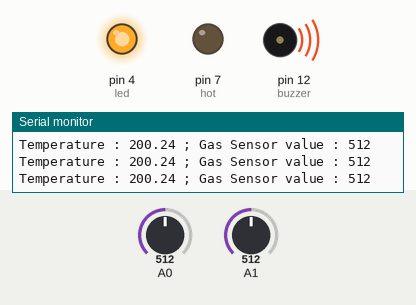
A sketch run on a simulated Arduino Uno, built with avr-gcc and run on an emulated ATmega328P. On the bench: output pins drawn as LEDs (lit = HIGH), buzzer (waves = sounding, pin HIGH), the last lines printed to the serial monitor. The test bench sets the inputs (shaded band); at power-on: A1 = 512, A0 = 512. Pins used as bus, display or sensor lines are not drawn.

Above: at 1.2 s.
1.3 s: A1 set to 198
4.3 s: A1 set to 171
At 5.4 s:
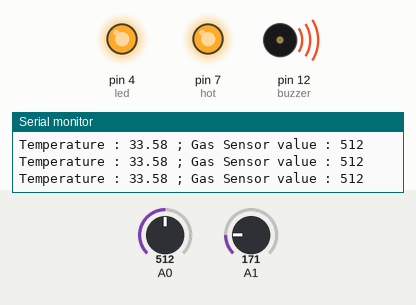
5.8 s: A0 set to 47
8.8 s: A0 set to 39
At 9.2 s:
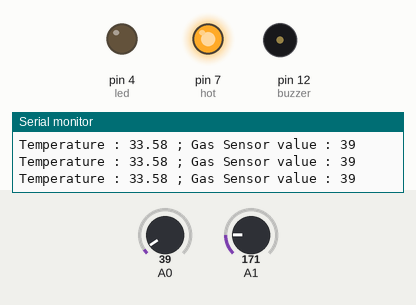
10.3 s: A1 set to 511
At 10.8 s:
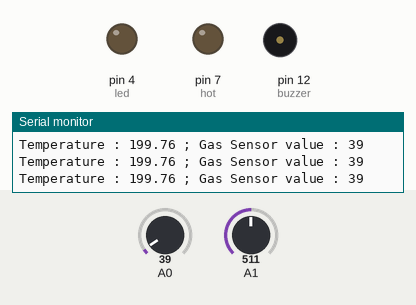
11.8 s: A1 set to 32
At 12.6 s:
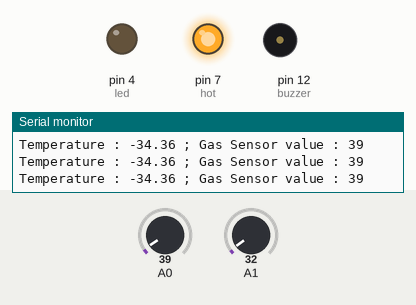
Timing chart, 0 to 14.8 s (numbered marks = the images above; inputs shaded):
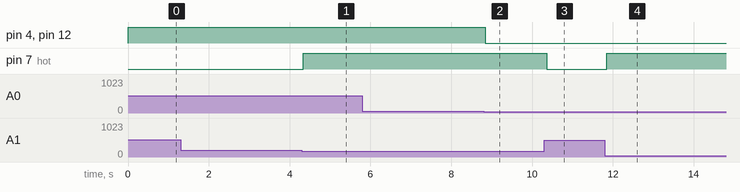

Measured:
- the behaviour switches between 185 and 184 on A1 (found by bisection; images 0 and 1)
- the behaviour switches between 42 and 41 on A0 (found by bisection; images 1 and 2)
- after the input at 4.3 s, pin 7 (hot): LOW → HIGH at once
- after the input at 8.8 s, pin 4 (led), pin 12 (buzzer): HIGH → LOW at once
- after the input at 10.3 s, pin 7 (hot): HIGH → LOW after 0.06 s
- after the input at 11.8 s, pin 7 (hot): LOW → HIGH after 0.05 s

The sketch:

saurabh_project2.ino
```cpp
/*
Saurabh Salvi

MARS Project-2

Project to have a perfect water temperature for taking bath
using temperature sensor and for emergency(over hot!),
using gas sensor
*/

int buzzer = 12;
int hot = 7;
int cold = 8;
int gasSensor;
float vread;
float vfinal;
float temp;
int led = 4;

void setup()
{
  pinMode(A0, INPUT);
  pinMode(A1, INPUT);
  pinMode(buzzer, OUTPUT);
  pinMode(hot, OUTPUT);
  pinMode(cold, OUTPUT);
  Serial.begin(9600);
  pinMode(led, OUTPUT);
}

void loop()
{
  vread = analogRead(A1);
  vfinal = (vread/1023)*5000;
  temp = (vfinal-500)/10 ;

  Serial.print("Temperature : ");
  Serial.print(temp);
  Serial.print(" ; ");

  if(temp <= 32){
  		digitalWrite(hot, HIGH);
   		digitalWrite(cold, LOW);
  }
  else if(temp >= 40){
  		digitalWrite(hot, LOW);
   		digitalWrite(cold, HIGH);
  }
  else{
  		digitalWrite(hot, HIGH);
   		digitalWrite(cold, HIGH);
  }

  //emergency system
  gasSensor = analogRead(A0);
  Serial.print("Gas Sensor value : ");
  Serial.println(gasSensor);

  if(gasSensor >= 42){
  		digitalWrite(buzzer, HIGH);
   		digitalWrite(led, HIGH);
  }
  else{
  		digitalWrite(buzzer, LOW);
    	digitalWrite(led, LOW);
  }
}
```
